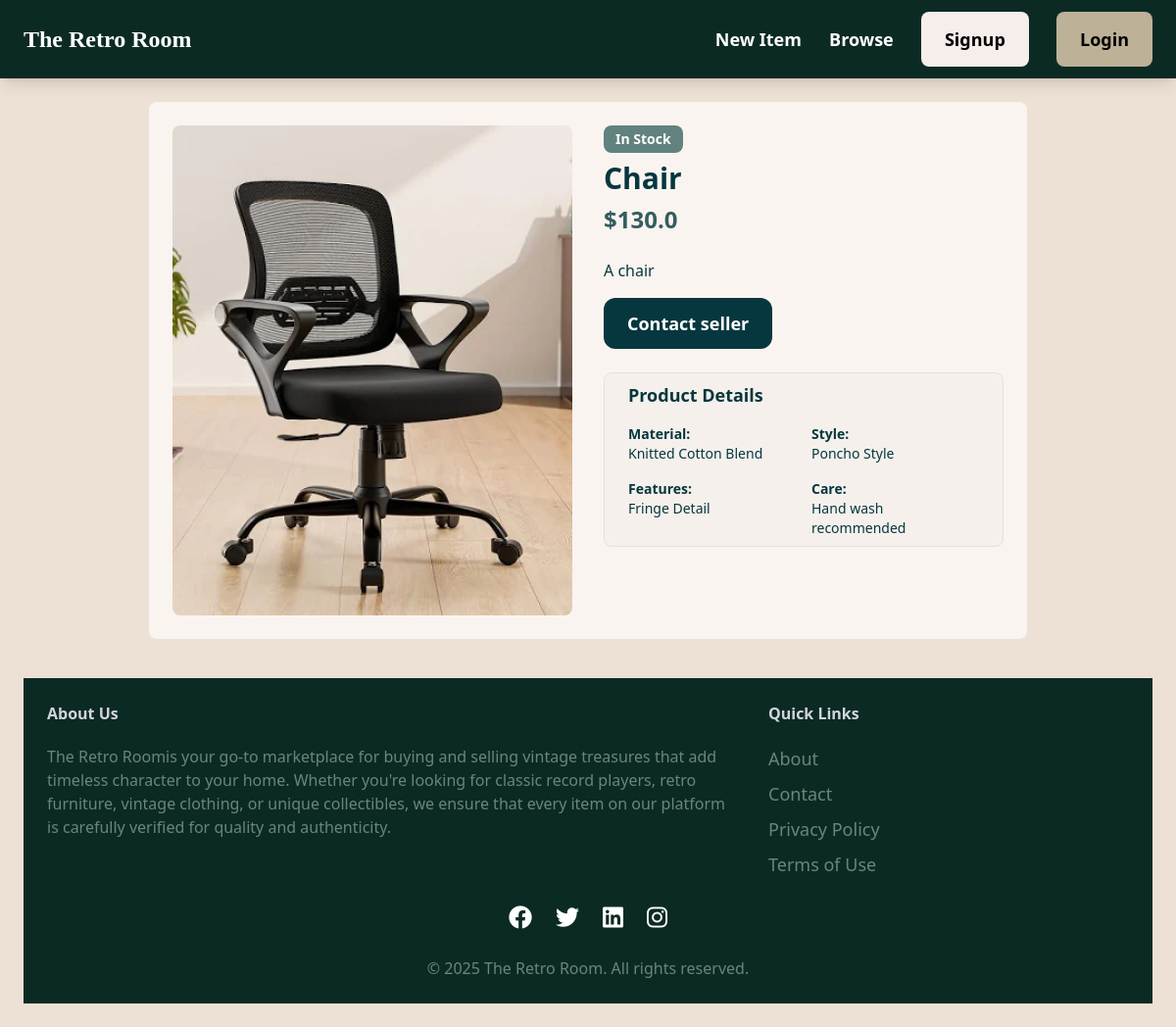
Page /items/8/ on the earlier database version.
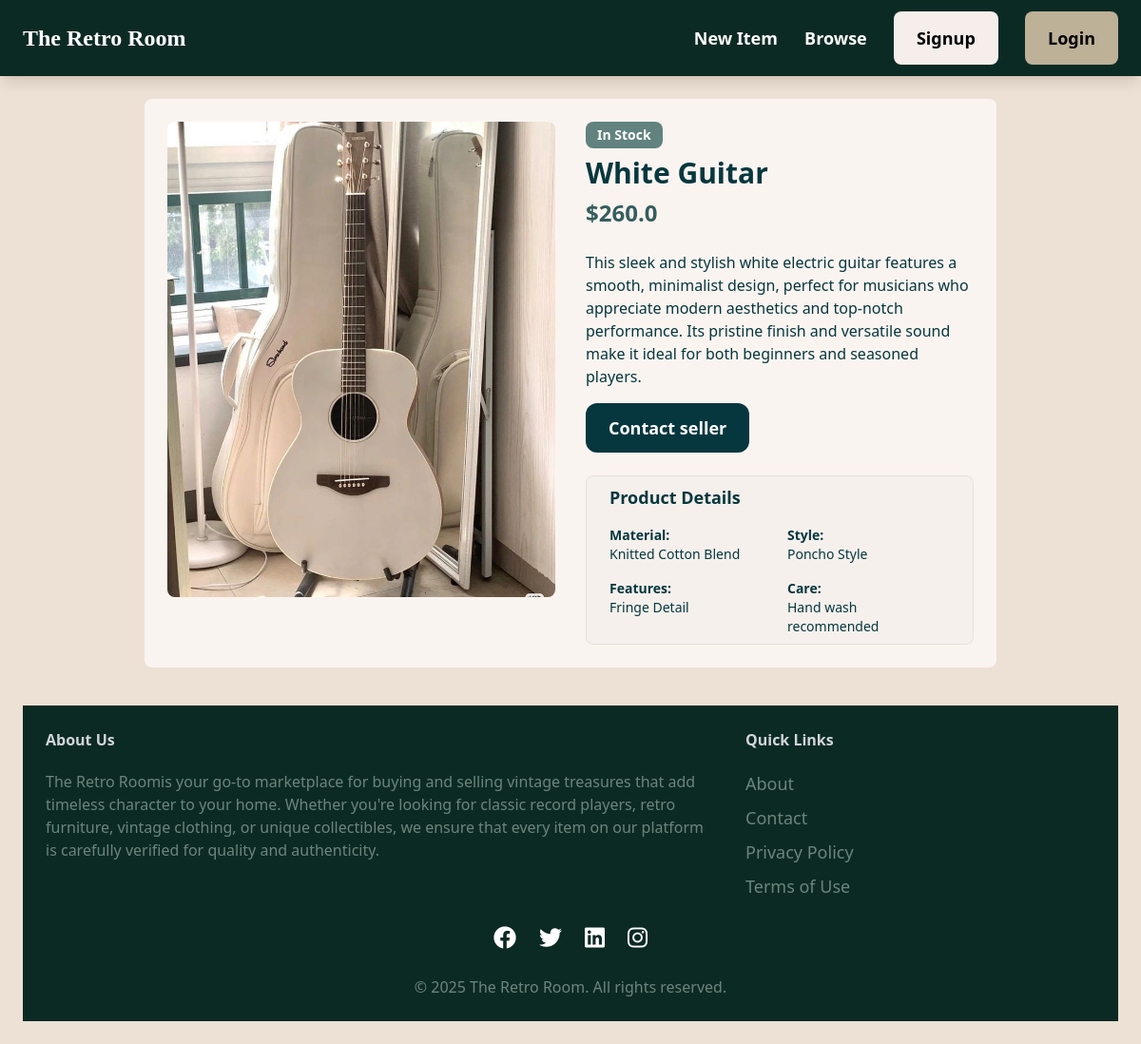
Same page on the later database version.
### item/models.py (models this page shows, shortened)
class Item(models.Model):
    category = models.ForeignKey(Category, related_name='items', on_delete=models.CASCADE)
    name = models.CharField(max_length=255)
    description = models.TextField(blank=True, null=True)
    price = models.FloatField()
    image = models.ImageField(upload_to='item_images', blank=True, null=True)
    is_sold = models.BooleanField(default=False)
    created_by = models.ForeignKey(User, related_name='items', on_delete=models.CASCADE)
    created_at = models.DateTimeField(auto_now_add=True)

### item/views.py (the view)
# urls.py: path('<int:pk>/', views.detail, name='detail'),
def detail(request, pk):
    item = get_object_or_404(Item, pk=pk)
    related_items = Item.objects.filter(category=item.category, is_sold=False).exclude(pk=pk)[0:3]
    return render(request, 'item/detail.html', {
        'item': item,
        'related_items': related_items
    })

### item/templates/item/detail.html (shortened to what this page needs)
{% extends 'core/base.html' %}
{% block content %}
<div class="max-w-4xl mx-auto p-6 bg-[#faf4f0] rounded-lg mb-10">
    <div class="grid md:grid-cols-2 gap-8">
        <div class="overflow-hidden bg-[#f5f0ec] rounded-lg w-full max-w-md h-[500px]">
            <img
                src="{{ item.image.url }}"
                alt="{{ item.name }}"
                class="w-full h-full object-cover hover:scale-105 transition-transform duration-300"
            />
        </div>
        <div class="space-y-6">
            <div>
                <span class="inline-block mb-2 px-3 py-1 bg-[#61827E] text-white text-sm font-semibold rounded-lg">
                    {% if item.in_stock %} In Stock {% else %} In Stock {% endif %}
                </span>
                <h1 class="text-3xl font-bold mb-2 text-[#06373E]">{{ item.name }}</h1>
                <div class="flex items-center gap-4">
                    <span class="text-2xl font-semibold text-[#345D5E]">${{ item.price }}</span>
                </div>
            </div>
            <div class="space-y-4">
                <p class="text-[#06373E]">
                    {{ item.description|default:"No description available." }}
                </p>
        {% if request.user == item.created_by %}
        <div class="flex gap-4 pt-4">
            <a href="{% url 'item:edit' item.id %}" class="px-6 py-3 bg-[#0c231e] text-white rounded-lg hover:bg-[#163832] transition">
                Edit
            </a>
            <a href="{% url 'item:delete' item.id %}" class="px-6 py-3 bg-[#cd4f4f] text-white rounded-lg hover:bg-[#b54444] transition">
                Delete
            </a>
        </div>
    {% else %}
    <a href="{% url 'conversation:new' item.id %}" class="inline-block mt-6 px-6 py-3 text-lg font-semibold bg-[#06373E] text-white rounded-xl transform transition duration-300 hover:bg-[#345D5E] hover:shadow-lg">
        Contact seller
    </a>
    {% endif %}
</div>
            <div class="bg-[#f5f0ec] border border-[#e8e0d8] rounded-lg px-6 py-2">
                <h2 class="text-lg font-semibold text-[#06373E] mb-4">Product Details</h2>
                <div class="grid grid-cols-2 gap-4 text-sm">
                    <div>
                        <span class="font-semibold text-[#06373E]">Material:</span>
                        <p class="text-[#06373E]">Knitted Cotton Blend</p>
                    </div>
                    <div>
                        <span class="font-semibold text-[#06373E]">Style:</span>
                        <p class="text-[#06373E]">Poncho Style</p>
                    </div>
                    <div>
                        <span class="font-semibold text-[#06373E]">Features:</span>
                        <p class="text-[#06373E]">Fringe Detail</p>
                    </div>
                    <div>
                        <span class="font-semibold text-[#06373E]">Care:</span>
                        <p class="text-[#06373E]">Hand wash recommended</p>
                    </div>
                </div>
            </div>
</div>
</div>
{% endblock %}

Differences in the rows shown:
changed Item: image: a different picture; name "Chair" → "White Guitar"; price "130.0" → "260.0"; description "A chair" → "This sleek and stylish white electric guitar features a smooth, minimalist design, perfect for musicians who appreciate modern aesthetics and top-notch performance. Its pristine finish and versatile sound make it ideal for both beginners and seasoned players."
